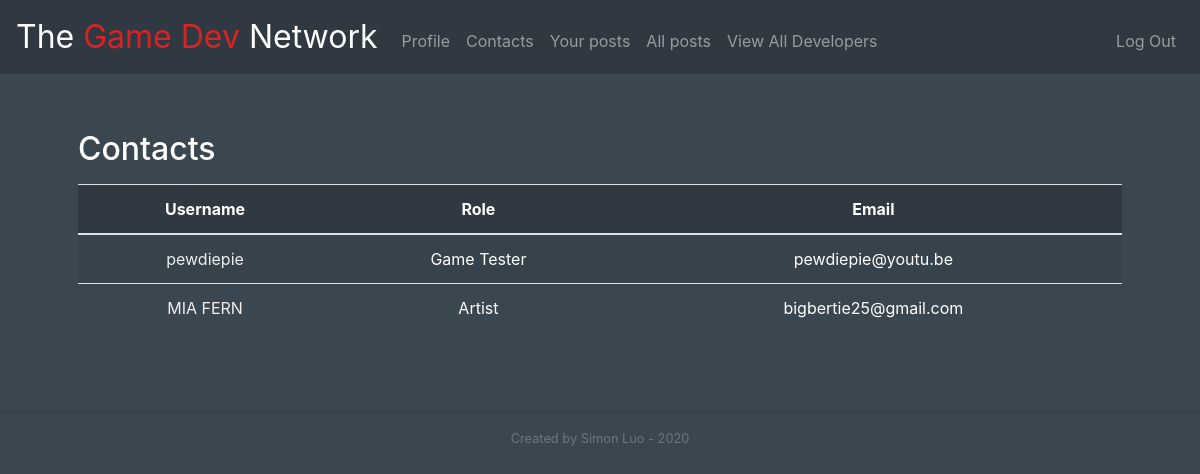
/contacts (signed in), run on the app's committed database.
### tables this page shows
CREATE TABLE users (
    id INTEGER PRIMARY KEY AUTOINCREMENT NOT NULL, 
    email	TEXT	NOT NULL,
    username    TEXT        NOT NULL, 
    hash        TEXT        NOT NULL,
    role        TEXT        NOT NULL 
, description	TEXT);

### app.py (the view)
@app.route("/contacts")
@login_required
def contacts():
    contacts = db.execute("SELECT username, role, email FROM users WHERE id IN (SELECT contact_id FROM contacts WHERE user_id=:user_id)",
                          user_id=session["user_id"])
    return render_template("contacts.html", contacts=contacts)

### app.py (called while the page is built)
@app.after_request
def after_request(response):
    response.headers["Cache-Control"] = "no-cache, no-store, must-revalidate"
    response.headers["Expires"] = 0
    response.headers["Pragma"] = "no-cache"
    return response

### helpers.py (called while the page is built)
def login_required(f):
    @wraps(f)
    def decorated_function(*args, **kwargs):
        if session.get("user_id") is None:
            return redirect("/login")
        return f(*args, **kwargs)
    return decorated_function

### templates/contacts.html (shortened to what this page needs)
{% extends "layout.html" %}
{% block main %}
    <h2 class="text-left py-2">Contacts</h2>
    {% if contacts %}
        <table class="table table-striped table-hover">
        <thead class="bg-0">
            <tr>
            <th scope="col">Username</th>
            <th scope="col">Role</th>
            <th scope="col">Email</th>
            </tr>
        </thead>
        <tbody>
            {% for user in contacts %}
            <tr>
                <td><a href='/user/{{ user["username"] }}'>{{ user["username"] }}</a></td>
                <td>{{ user["role"] }}</td>
                <td>{{ user["email"] }}</td>
            </tr>
            {% endfor %}
        </tbody>
        </table>
    {% else %}
        <p class="text-grey">You haven't added any users yet! Go to <b>View All Developers</b> to add friends.</p>
    {% endif %}
{% endblock %}

### static/styles.css (style rules this page uses)
a { text-decoration: none; color: #eeeeee; }
.bg-0 { background-color: #303841; }
.bg-1 { background-color: #3a4750; }
.text-white { color: #eeeeee; }

### data on the page
users: username "pewdiepie", role "Game Tester", email "pewdiepie@youtu.be"
users: username "MIA FERN", role "Artist", email "bigbertie25@gmail.com"
